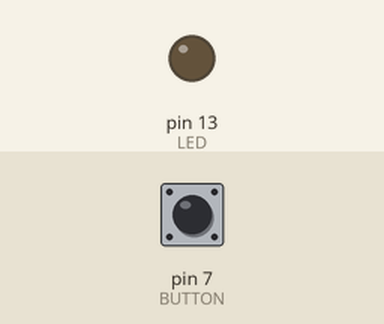
Simulated run of this sketch. Board: Arduino Uno, built with avr-gcc and run on an emulated ATmega328P. Parts: output pins drawn as LEDs (lit = HIGH). The inputs (shaded band) are chosen by the test bench; at power-on: pin 7 (BUTTON) HIGH.

Above: at 1.2 s.
1.3 s: pin 7 (BUTTON) pulled LOW for 0.15 s
At 1.37 s:
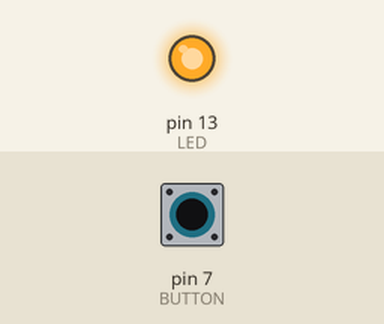
2.9 s: pin 7 (BUTTON) pulled LOW for 3.2 s
At 6.7 s:
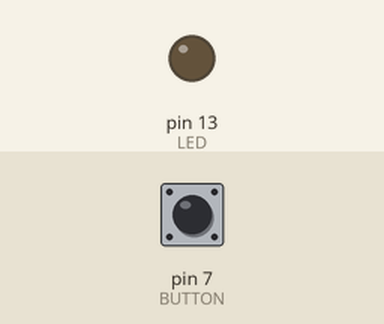
Timing chart, 0 to 8.2 s (numbered marks = the images above; inputs shaded):
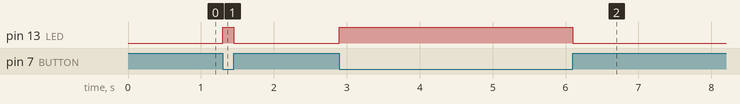

The sketch:

button.ino
```cpp
#define LED     13
#define BUTTON   7

void setup() {
  // put your setup code here, to run once:
pinMode (LED, OUTPUT);
pinMode (BUTTON,INPUT);
}

void loop() {
  // put your main code here, to run repeatedly:
byte b = digitalRead(BUTTON);
if (b==0){
  digitalWrite(LED, 1);
}
else {
  digitalWrite(LED, 0);
}
}
```

Measured:
- after the input at 1.3 s, pin 13 (LED): LOW → HIGH at once, → LOW 0.15 s later
- after the input at 2.9 s, pin 13 (LED): LOW → HIGH at once, → LOW 3.2 s later
